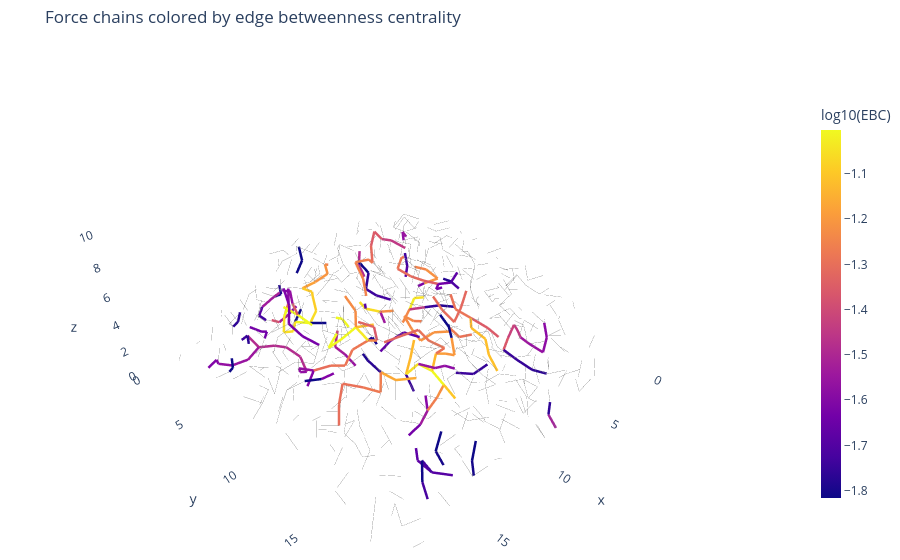

Notebook source saved alongside this figure:
### Code cell
# 
# Plot without recomputing EBC
# 
# Change display settings only. This reuses positions, chains, Graph, and ebc from the pipeline above.

# Choose which version to plot: "force" or "ebc".
quick_color_by = "ebc"

background_contact_fraction = 0.25  
gray_line_width = 0.8
gray_opacity = 0.8
chain_line_width = 5.0

force_log_base = "log10"      # used when color_by = "force"
ebc_log_base = "log10"     # used when olor_by = "ebc"

fig_replot = visualize_3d_chain_architecture(
    pos=pos,
    chains=chains,
    G=G,
    box_bounds=box_bounds,
    ebc=ebc,
    color_by=quick_color_by,
    save_html=output_dir / f"force_chains_quick_replot_{quick_color_by}.html",
    save_png=None,
    background_contact_fraction=background_contact_fraction,
    random_seed=random_seed,
    gray_line_width=gray_line_width,
    gray_opacity=gray_opacity,
    chain_line_width=chain_line_width,
    z_range=z_range,
    force_log_base=force_log_base,
    ebc_log_base=ebc_log_base,
)
